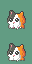

The Python source for this figure:
"""Cuyby-icoon ronde 5 (ronde oortjes zonder inkeping, kop 1 px lager tussen de oren, deuk op y24 zoals de front); ronde 4 (ronder silhouet, franje met kussentjes); basis ronde 3: frame 1 opnieuw uitgelijnd op de rekenregels (r1/r2 hadden de rechterhelft 1 px verschoven),
silhouet ronder. Kop 0,6 rond de hals (31,37): icoon_x = 16,1 + (x-31)*0,6, icoon_y = 23,9 + (y-37)*0,6;
franje 0,55 breed / 0,5 hoog. pal0. python3 r3.py -> poets/r5.png"""
import numpy as np
from PIL import Image
D='docs/concept/sprites/cuyby/icoon/'
# O=15 omlijning/oogzwart, D=14 zwarte vacht en onderste omlijning, G=1 glans/oogonderglans, W=3 creme(wit),
# S=2 schaduw creme, R=7 oranje, Q=6 donker oranje, P=10 roze, L=11 lichtroze
K={'.':0,'O':15,'D':14,'G':1,'W':3,'S':2,'R':7,'Q':6,'P':10,'L':11}
F1=[ #0         1         2         3
     #01234567890123456789012345678901
 (10,"..........OOO..................."),
 (11,".........OGDDO.......OO........."),
 (12,".........ODLDDO.....OLRO........"),
 (13,".........ODPDDDOOOOORRRO........"),
 (14,".........OGGDDDDWRRRRRRO........"),
 (15,".........OGDDDDWWWRRRRQO........"),
 (16,"........ODGDDDDWWWRRRRQQO......."),
 (17,"........ODDGDDWWWWSRRRQQO......."),
 (18,".......OGDOODDWWOOWSRRRQQO......"),
 (19,".......OGOWOOWWOWOOSRRRQQO......"),
 (20,".......DDOOGOWWOOGOSRRQRQD......"),
 (21,".......DDWOOWWWWOOWSRRQRQD......"),
 (22,".......DWWWWWLPWWWWSSRRQQD......"),
 (23,"........DWWWWGWWWWWSSRQQD......."),
 (24,".........DWWWWWWWWWSSRQD........"),
 (25,"........DSWWWSWWWWSWSRRQD......."),
 (26,"........DSWWWSWWWSWSRQRQD......."),
 (27,"........DSDWSPDWWSPDWDQQD......."),
 (28,".........D.DDDD.DWD.DD.DD......."),
 (29,"................D..............."),
]
def raster(rows):
    a=np.zeros((32,32),np.uint8)
    for y,s in rows:
        assert len(s)==32,(y,len(s))
        for x,c in enumerate(s):
            if c!='.': a[y,x]=K[c]
    return a
def frame2(f1):
    """Stap 7: alles t/m y26 1 px omlaag, rij 27 vervalt, voeten (y28-29) blijven staan."""
    f2=np.zeros_like(f1); f2[11:28]=f1[10:27]; f2[28:]=f1[28:]
    return f2
def bewaar(f1,f2,pad):
    out=np.zeros((64,32),np.uint8); out[:32]=f1; out[32:]=f2
    IP=[int(v) for l in open('graphics/pokemon/icon_palettes/pal0.pal').read().split('\n')[3:19] for v in l.split()[:3]]
    im=Image.fromarray(out,'P'); im.putpalette(IP); im.save(pad)
if __name__=='__main__':
    f1=raster(F1); bewaar(f1,frame2(f1),D+'poets/r5.png')
